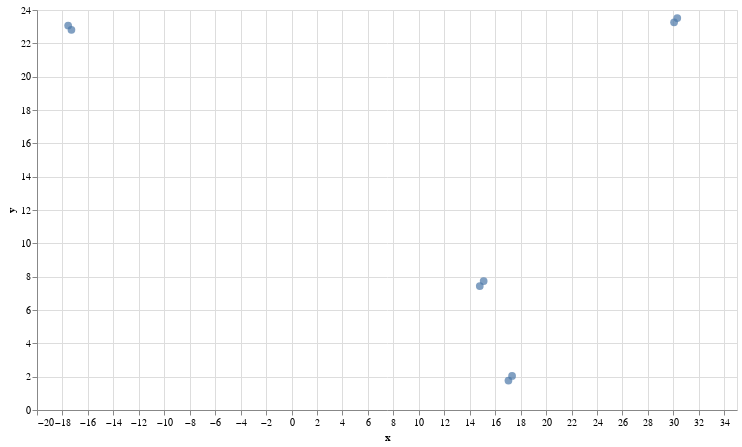

Notebook cell for this chart:
### Markdown cell above
## Visualize the embeddings

### Code cell
chart = umap_plot(sentences, emb)
chart.interactive()

### Figure 1 — Vega-Lite specification as saved in the notebook (floating-point values rounded to 4 significant figures)
{"config": {"view": {"continuousWidth": 300, "continuousHeight": 300}}, "data": {"name": "data-e1a6f54264a7e05f65b932d2489ed1dc"}, "mark": {"type": "circle", "size": 60}, "encoding": {"tooltip": [{"field": "text", "type": "nominal"}], "x": {"field": "x", "scale": {"zero": false}, "type": "quantitative"}, "y": {"field": "y", "scale": {"zero": false}, "type": "quantitative"}}, "height": 400, "params": [{"name": "param_1", "select": {"type": "interval", "encodings": ["x", "y"]}, "bind": "scales"}], "width": 700, "$schema": "https://vega.github.io/schema/vega-lite/v5.16.3.json", "datasets": {"data-e1a6f54264a7e05f65b932d2489ed1dc": [{"text": "Where is the world cup?", "x": 30.31, "y": 23.51}, {"text": "The world cup is in Qatar", "x": 30.06, "y": 23.26}, {"text": "What color is the sky?", "x": 14.79, "y": 7.435}, {"text": "The sky is blue", "x": 15.09, "y": 7.739}, {"text": "Where does the bear live?", "x": -17.29, "y": 22.81}, {"text": "The bear lives in the woods", "x": -17.55, "y": 23.07}, {"text": "What is an apple?", "x": 17.33, "y": 2.044}, {"text": "An apple is a fruit", "x": 17.04, "y": 1.763}]}}
